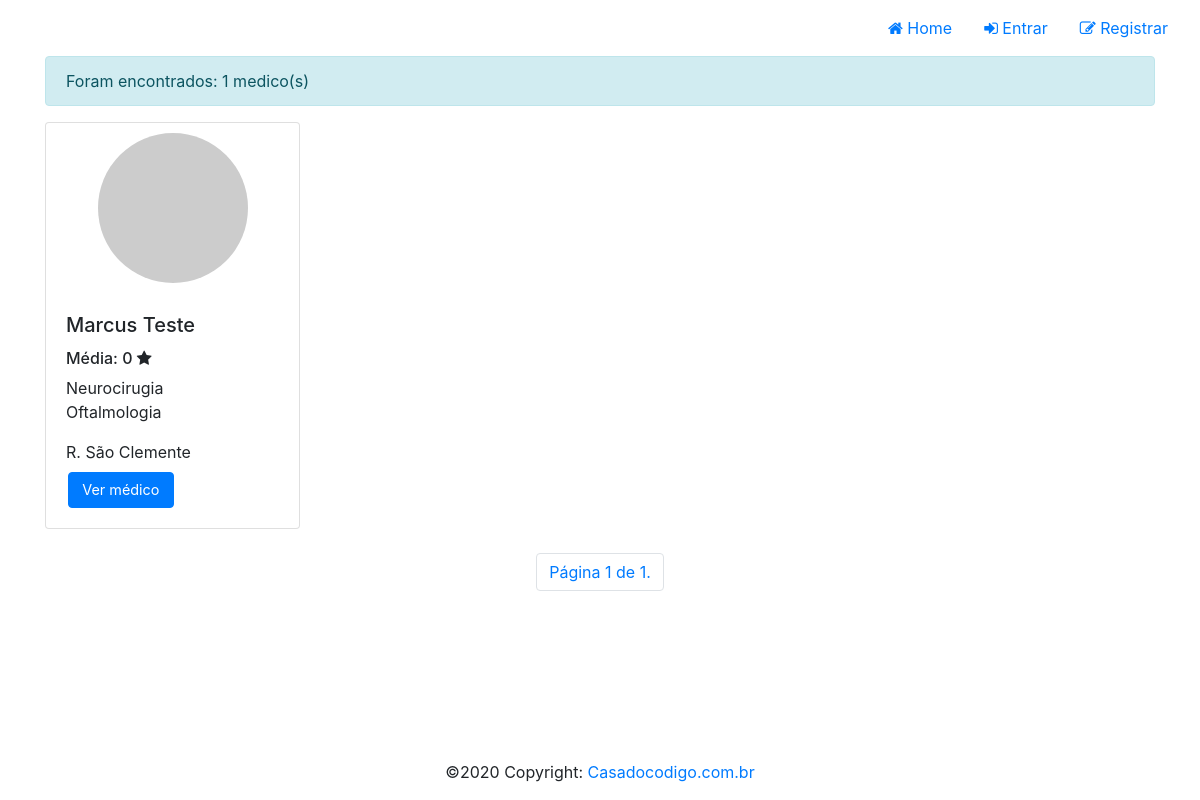
The app's page /medic/?page=2&, older data.
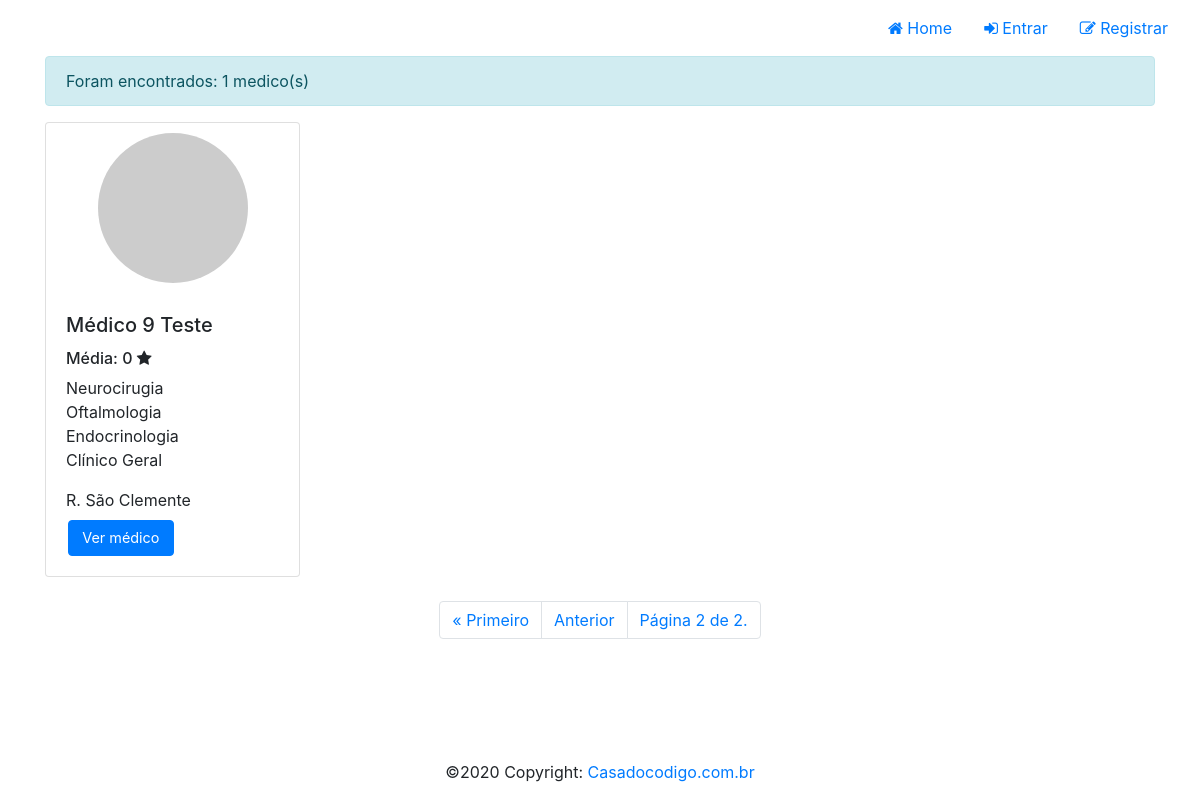
The same page, newer data.
### medicSearch/models/Profile.py (models this page shows, shortened)
class Profile(models.Model):
    user = models.OneToOneField(User, on_delete=models.CASCADE)
    status = models.BooleanField(default=True)
    role = models.IntegerField(choices=ROLE_CHOICE, default=3)
    birthday = models.DateField(default=None, null=True, blank=True)
    created_at = models.DateTimeField(auto_now_add=True)
    updated_at = models.DateTimeField(auto_now=True)
    image = models.ImageField(null=True, blank=True)
    favorites = models.ManyToManyField(User, blank=True, related_name='favorites', verbose_name='Favoritos', help_text="Este campo é destinado aos usuários de perfil paciente.")
    specialties = models.ManyToManyField(Speciality, blank=True, related_name='specialties', verbose_name='Especialidades', help_text="Este campo é destinado aos usuários de perfil médico.")
    addresses = models.ManyToManyField(Address, blank=True, related_name='addresses', verbose_name='Endereços', help_text="Este campo é destinado aos usuários de perfil médico.")
    def show_scoring_average(self):
        from .Rating import Rating
        try:
            ratings = Rating.objects.filter(user_rated=self.user).aggregate(Sum('value'), Count('user'))
            scoring_average = ratings['value__sum'] / ratings['user__count']
            return scoring_average
        except:
            return 0

### medicSearch/models/Speciality.py (models this page shows)
class Speciality(models.Model):
    name = models.CharField(null=False, max_length=100)
    status = models.BooleanField(default=True)
    created_at = models.DateTimeField(auto_now_add=True)
    updated_at = models.DateTimeField(auto_now=True)
    def __str__(self):
        return '{}'.format(self.name)

### medicSearch/models/Address.py (models this page shows, shortened)
class Address(models.Model):
    neighborhood = models.ForeignKey(Neighborhood, related_name='neighborhood', on_delete=models.CASCADE)
    name = models.CharField(null=False, max_length=100)
    address = models.CharField(null=False, max_length=255)
    latitude = models.DecimalField(max_digits=9, decimal_places=7)
    longitude = models.DecimalField(max_digits=9, decimal_places=7)
    opening_time = models.TimeField()
    closing_time = models.TimeField()
    days_week = models.ManyToManyField(DayWeek, blank=True, related_name='days_week')
    phone = models.CharField(null=True, blank=True, max_length=50)
    status = models.BooleanField(default=True)
    created_at = models.DateTimeField(auto_now_add=True)
    updated_at = models.DateTimeField(auto_now=True)

### medicSearch/views/MedicView.py (the view)
def list_medics_view(request):
    name = request.GET.get("name")
    speciality = request.GET.get("speciality")
    neighborhood = request.GET.get("neighborhood")
    city = request.GET.get("city")
    state = request.GET.get("state")
    medics = Profile.objects.filter(role=2)
    if name is not None:
        medics = medics.filter(Q(user__first_name__contains=name) | Q(user__username__contains=name))
    if speciality is not None:
        medics = medics.filter(specialties__id=speciality)
    if neighborhood is not None:
        medics = medics.filter(addresses__neighborhood__id=neighborhood)
    else:
        if city is not None:
            medics = medics.filter(addresses__neighborhood__city__id=city)
        elif state is not None:
            medics = medics.filter(addresses__neighborhood__city__state__id=state)
    if len(medics) > 0:
        paginator = Paginator(medics, 8)
        page = request.GET.get('page')
        medics = paginator.get_page(page)
    get_copy = request.GET.copy()
    parameters = get_copy.pop('page', True) and get_copy.urlencode()
    context = {
        'medics': medics,
        'parameters': parameters
    }
    return render(request, template_name='medic/medics.html', context=context, status=200)

### medicSearch/templates/medic/medics.html (shortened to what this page needs)
{% extends "base.html" %}
{% load static %}
{% block content %}
<div id="content">
    <div class="container">
        <div class="alert alert-info">Foram encontrados: {{ medics | length }} medico(s)</div>
        <div class="row">
        {% for medic in medics %}
            <div class="col-xs-12 col-md-3 col-lg-3">
                <div class="card mb-4">
                    <div class="image-circle" style="background-image: url('/media/{{medic.image}}');"></div>
                    <div class="card-body">
                        <h5 class="card-title">{{medic.user.get_full_name}}</h5>
                        <h6>Média: {{medic.show_scoring_average}} <i class="fa fa-star"></i></h6>
                        <ul class="specialties">
                            {% for speciality in medic.specialties.all %}
                            <li>{{speciality}}</li>
                            {% endfor %}
                        </ul>
                        <div class="address mb-2">
                            {{medic.addresses.first.address | default:"Nenhum endereço." | slice:":15"}}
                        </div>
                        <a href="/profile/{{medic.user.id}}" class="btn btn-primary btn-card">Ver médico</a>
                    </div>
                </div>
            </div>
        {% endfor %}
        </div>
        <div class="row">
            <nav aria-label="Page navigation" class="navigation">
              <ul class="pagination">
                {% if medics.has_previous %}
                  <li class="page-item"><a class="page-link" href="?page=1&{{ parameters }}">&laquo; Primeiro</a></li>
                    <li class="page-item"><a class="page-link" href="?page={{ medics.previous_page_number }}&{{ parameters }}">Anterior</a></li>
                {% endif %}
                  <li class="page-item"><a class="page-link" href="#">Página {{ medics.number }} de {{ medics.paginator.num_pages }}.</a></li>
              </ul>
            </nav>
        </div>
    </div>
</div>
{% endblock %}

Row changes from the older to the newer data that the page shows:
no longer on this page (row edited): Profile: user.get_full_name "Marcus Teste", show_scoring_average "0", addresses.first.address "R. São Clemente", Speciality (name "Neurocirugia"), Speciality (name "Oftalmologia")
added Profile: user.get_full_name "Médico 9 Teste", show_scoring_average "0", addresses.first.address "R. São Clemente", Speciality (name "Neurocirugia"), Speciality (name "Oftalmologia")
now on this page (row unchanged): Speciality: name "Endocrinologia", shown under "Médico 9 Teste"
now on this page (row unchanged): Speciality: name "Clínico Geral", shown under "Médico 9 Teste"
Text that changed along with them:
{{ medics.number }}: "1" → "2"
{{ medics.paginator.num_pages }}: "1" → "2"
text now shown: "« Primeiro Anterior"
